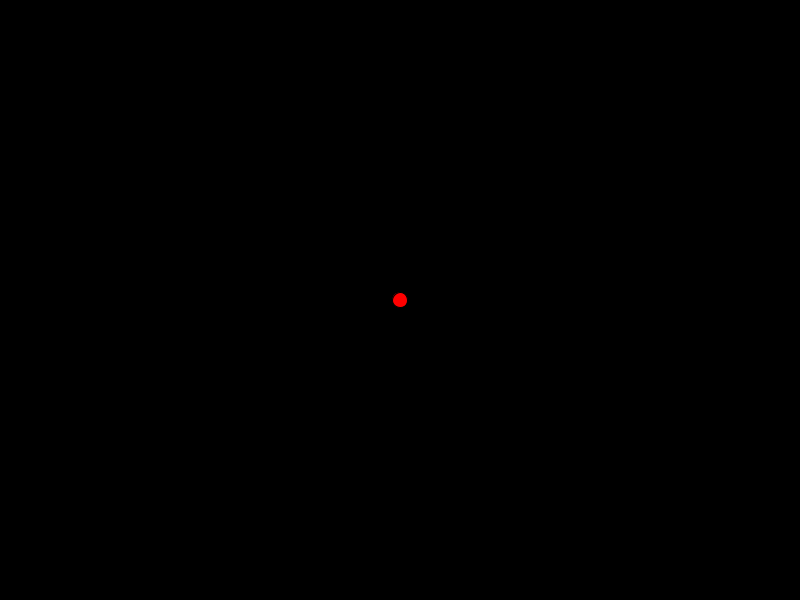
Frame 1 (no input)
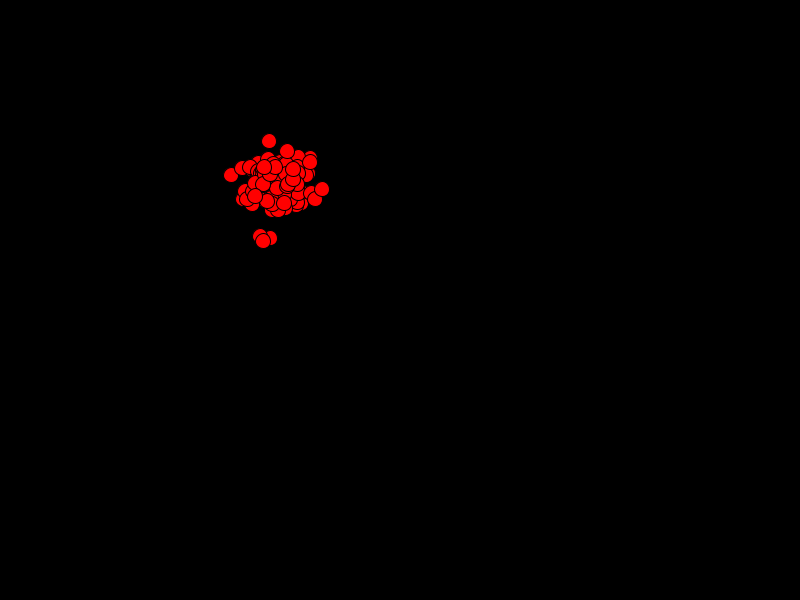
Frame 60 (the mouse pressed at the canvas centre just before this capture)
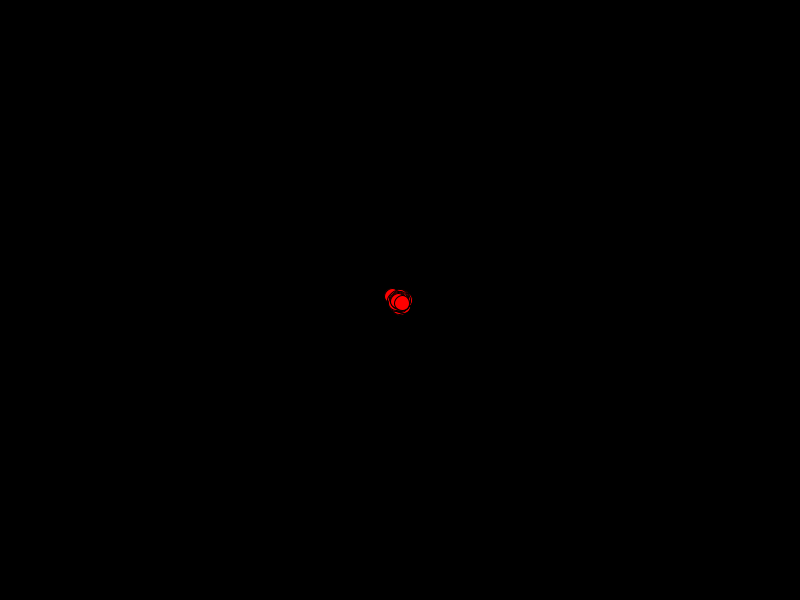
Frame 120 (the mouse held since frame 60 and released just before this capture)

The Processing sketch that drew these frames (run headless with seeded random() and noise(); from frame 60 on, the mouse is pressed at the canvas centre):

// Processing sketch: chemotaxisBenedicto
// ── chemotaxisBenedicto.pde
Bacteria[] b;



 
 void setup()   
 {     
  size(800,600);
   
   b = new Bacteria[100];
  for(int i = 0; i < b.length;i++){
    b[i] = new Bacteria(width/2,height/2);
  }
  
}   
 void draw()   
 {    
 background(0);
for(int i = 0; i < b.length;i++){
    b[i].show();
    b[i].move();
 
  } 
  
  
 }



  
 
   
 
   
    
 
 

// ── Bacteria.pde
class Bacteria{
  
  private int x;
  private int y;
   
  
  Bacteria(int x,int y){
    this.x=x;
    this.y=y;
    
    
  }
  
  void show(){
   
  fill(255,0,0);
  ellipse(x,y,15,15);
  }
  void move(){
    x+=(int)(Math.random()*6)-2;
    y+=(int)(Math.random()*6)-2;
    
    if(mouseX > x){
      x+=(int)(Math.random()*6);
    }
    if(mouseX < x){
      x+=(int)(Math.random()*-6);
   }  
  if(mouseY < y){
    y+=(int)(Math.random()*-6);
  }
  if(mouseY >y){
      y+=(int)(Math.random()*6);
  }
  
  
  }
  void pop(){
    if(mousePressed){
      
      
      
    }
    
  }
  
    
    
  }
  
    
   
  
  
  
  
  
  

// ── Pathogens.pde


 class Pathogens{
  
  private int x;
  private int y;
  private int rand;
  
  Pathogens(int x,int y){
    this.x=x;
    this.y=y;
    
  }
  void showPath(){
  
    for(int i=0;i < 10;i++){
    fill(255,0,0);
     ellipse(x,y,15,15);
      x+=(int)(Math.random()*800);
    y+=(int)(Math.random()*600);
    }
  }
  
  
  
  
  
}
